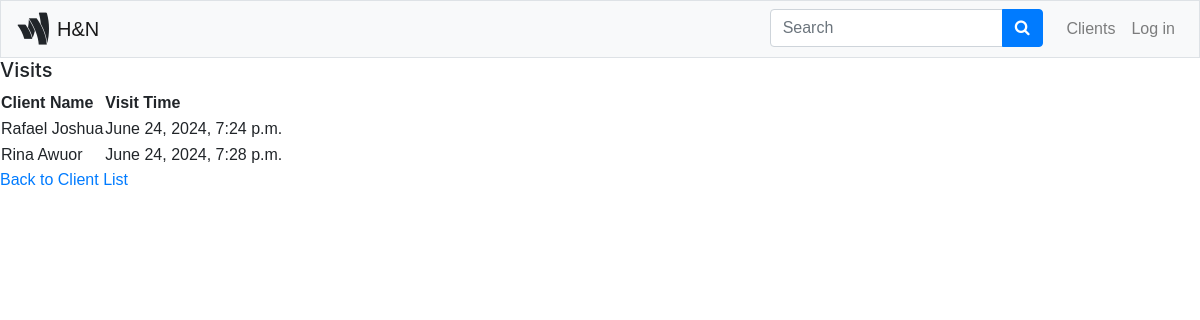
Page /users/daily_visits/ on the committed database.
### visits/models.py (models this page shows, shortened)
class Visit(models.Model):
    client = models.ForeignKey(Client, on_delete=models.CASCADE)
    visit_time = models.DateTimeField(auto_now_add=True)

### users/models.py (models this page shows, shortened)
class Client(models.Model):
    first_name = models.CharField(max_length=100)
    second_name = models.CharField(max_length=100)
    email = models.EmailField(unique=True)
    phone = models.CharField(max_length=15, unique=True)
    points = models.IntegerField(default=0)
    referral_points = models.IntegerField(default=0)
    date_of_birth = models.DateField(null=True, blank=True)
    birthday_points = models.IntegerField(default=0)
    referred_by = models.ForeignKey('self', null=True, blank=True, on_delete=models.SET_NULL)
    card_paid = models.BooleanField(default=False)
    card_issued = models.BooleanField(default=False)

### users/views.py (the view)
# urls.py: path('daily_visits/', views.daily_visits, name='daily_visits'),
def daily_visits(request):
    today = timezone.now().date()
    visits_today = Visit.objects.filter(visit_time__date=today).select_related('client')
    context = {'visits_today': visits_today, 'today': today}
    return render(request, 'users/daily_visits.html', context)

### users/templates/users/daily_visits.html (shortened to what this page needs)
<!DOCTYPE html>
<html lang="en">
<head>
    {% extends 'users/base.html' %}
    {% load bootstrap4 %}
    {% load static %}
{% block header %}
    <h5>Visits</h5>
{% endblock header %}
{% block content %}
<table>
    <thead>
        <tr>
            <th>Client Name</th>
            <th>Visit Time</th>
        </tr>
    </thead>
    <tbody>
        {% for visit in visits_today %}
            <tr>
                <td>{{ visit.client.first_name }} {{ visit.client.second_name }}</td>
                <td>{{ visit.visit_time }}</td>
            </tr>
        {% endfor %}
    </tbody>
</table>
<a href="{% url 'users:client_list' %}">Back to Client List</a>
{% endblock content %}

### rows in the picture
Visit: client.first_name "Rafael", client.second_name "Joshua", visit_time "June 24, 2024, 7:24 p.m."
Visit: client.first_name "Rina", client.second_name "Awuor", visit_time "June 24, 2024, 7:28 p.m."
